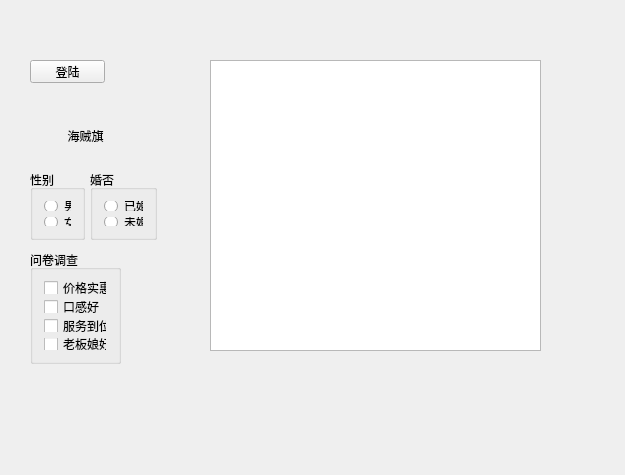
<?xml version="1.0" encoding="UTF-8"?>
<ui version="4.0">
    <class>Widget</class>
    <widget class="QWidget" name="Widget">
        <property name="geometry">
            <rect>
                <x>0</x>
                <y>0</y>
                <width>625</width>
                <height>475</height>
            </rect>
        </property>
        <property name="windowTitle">
            <string>Widget</string>
        </property>
        <widget class="QPushButton" name="pushButton">
            <property name="geometry">
                <rect>
                    <x>30</x>
                    <y>60</y>
                    <width>75</width>
                    <height>23</height>
                </rect>
            </property>
            <property name="text">
                <string>登陆</string>
            </property>
        </widget>
        <widget class="QToolButton" name="toolButton">
            <property name="geometry">
                <rect>
                    <x>30</x>
                    <y>110</y>
                    <width>111</width>
                    <height>51</height>
                </rect>
            </property>
            <property name="text">
                <string>海贼旗</string>
            </property>
            <property name="icon">
                <iconset resource="res.qrc">
                    <normaloff>:/Image/OnePiece.png</normaloff>:/Image/OnePiece.png</iconset>
            </property>
            <property name="iconSize">
                <size>
                    <width>32</width>
                    <height>32</height>
                </size>
            </property>
            <property name="toolButtonStyle">
                <enum>Qt::ToolButtonTextBesideIcon</enum>
            </property>
            <property name="autoRaise">
                <bool>true</bool>
            </property>
        </widget>
        <widget class="QGroupBox" name="groupBox">
            <property name="geometry">
                <rect>
                    <x>30</x>
                    <y>170</y>
                    <width>55</width>
                    <height>70</height>
                </rect>
            </property>
            <property name="title">
                <string>性别</string>
            </property>
            <layout class="QVBoxLayout" name="verticalLayout">
                <item>
                    <widget class="QRadioButton" name="rBtnMan">
                        <property name="text">
                            <string>男</string>
                        </property>
                    </widget>
                </item>
                <item>
                    <widget class="QRadioButton" name="rBtnWoman">
                        <property name="text">
                            <string>女</string>
                        </property>
                    </widget>
                </item>
            </layout>
        </widget>
        <widget class="QGroupBox" name="groupBox_2">
            <property name="geometry">
                <rect>
                    <x>90</x>
                    <y>170</y>
                    <width>67</width>
                    <height>70</height>
                </rect>
            </property>
            <property name="title">
                <string>婚否</string>
            </property>
            <layout class="QVBoxLayout" name="verticalLayout_2">
                <item>
                    <widget class="QRadioButton" name="radioButton_3">
                        <property name="text">
                            <string>已婚</string>
                        </property>
                    </widget>
                </item>
                <item>
                    <widget class="QRadioButton" name="radioButton_4">
                        <property name="text">
                            <string>未婚</string>
                        </property>
                    </widget>
                </item>
            </layout>
        </widget>
        <widget class="QGroupBox" name="groupBox_3">
            <property name="geometry">
                <rect>
                    <x>30</x>
                    <y>250</y>
                    <width>91</width>
                    <height>114</height>
                </rect>
            </property>
            <property name="title">
                <string>问卷调查</string>
            </property>
            <layout class="QVBoxLayout" name="verticalLayout_3">
                <item>
                    <widget class="QCheckBox" name="checkBox">
                        <property name="text">
                            <string>价格实惠</string>
                        </property>
                    </widget>
                </item>
                <item>
                    <widget class="QCheckBox" name="checkBox_2">
                        <property name="text">
                            <string>口感好</string>
                        </property>
                    </widget>
                </item>
                <item>
                    <widget class="QCheckBox" name="checkBox_3">
                        <property name="text">
                            <string>服务到位</string>
                        </property>
                    </widget>
                </item>
                <item>
                    <widget class="QCheckBox" name="cBox">
                        <property name="text">
                            <string>老板娘好</string>
                        </property>
                        <property name="tristate">
                            <bool>true</bool>
                        </property>
                    </widget>
                </item>
            </layout>
        </widget>
        <widget class="QListWidget" name="listWidget">
            <property name="geometry">
                <rect>
                    <x>210</x>
                    <y>60</y>
                    <width>331</width>
                    <height>291</height>
                </rect>
            </property>
        </widget>
    </widget>
    <layoutdefault spacing="6" margin="11"/>
    <resources>
        <include location="res.qrc"/>
    </resources>
    <connections/>
</ui>
